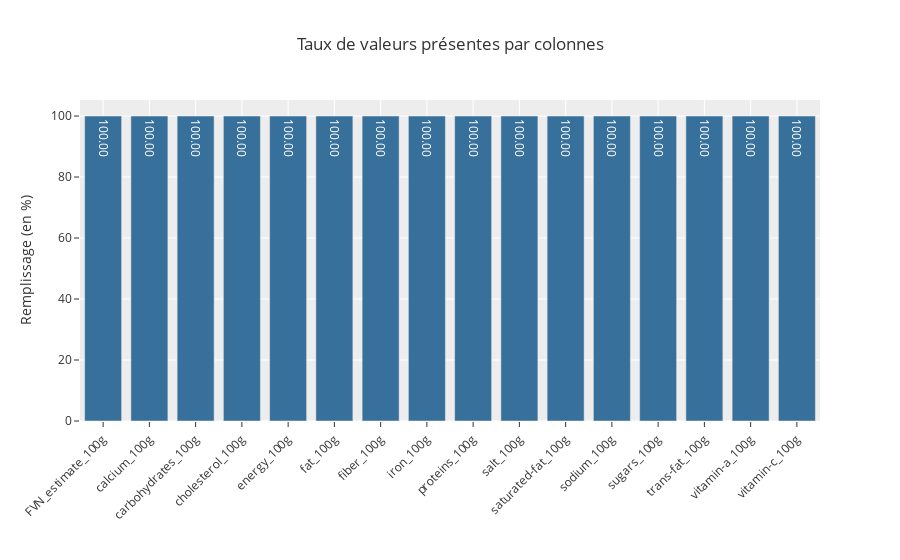

The notebook cell saved with this chart:
### Code cell
fill_ratio_df = pd.DataFrame(fill_ratio, columns=["fill_rate"])

fig = px.bar(fill_ratio_df, y="fill_rate", 
             width=1000,
             height=700,
             color='fill_rate', 
             title="Taux de valeurs présentes par colonnes",
             labels={
                "fill_rate": "Remplissage (en %)",
                "index": "",
                },
             template='ggplot2',
             text=[f"{x:.2f}" for x in fill_ratio_df.fill_rate],
            )

fig.update_coloraxes(showscale=False)
fig.update_xaxes(tickangle = -45)
fig.show()

### Figure 1 — Plotly figure (JSON) as saved in the notebook; plotly's stock layout.template omitted (floating-point values rounded to 4 significant figures)
{"data": [{"alignmentgroup": "True", "hovertemplate": "=%{x}<br>Remplissage (en %)=%{marker.color}<br>text=%{text}<extra></extra>", "legendgroup": "", "marker": {"color": [100, 100, 100, 100, 100, 100, 100, 100, 100, 100, 100, 100, 100, 100, 100, 100], "coloraxis": "coloraxis", "pattern": {"shape": ""}}, "name": "", "offsetgroup": "", "orientation": "v", "showlegend": false, "text": ["100.00", "100.00", "100.00", "100.00", "100.00", "100.00", "100.00", "100.00", "100.00", "100.00", "100.00", "100.00", "100.00", "100.00", "100.00", "100.00"], "textposition": "auto", "type": "bar", "x": ["FVN_estimate_100g", "calcium_100g", "carbohydrates_100g", "cholesterol_100g", "energy_100g", "fat_100g", "fiber_100g", "iron_100g", "proteins_100g", "salt_100g", "saturated-fat_100g", "sodium_100g", "sugars_100g", "trans-fat_100g", "vitamin-a_100g", "vitamin-c_100g"], "xaxis": "x", "y": [100, 100, 100, 100, 100, 100, 100, 100, 100, 100, 100, 100, 100, 100, 100, 100], "yaxis": "y"}], "layout": {"autosize": true, "barmode": "relative", "coloraxis": {"colorbar": {"title": {"text": "Remplissage (en %)"}}, "colorscale": [[0, "rgb(20,44,66)"], [1, "rgb(90,179,244)"]], "showscale": false}, "legend": {"tracegroupgap": 0}, "title": {"text": "Taux de valeurs présentes par colonnes"}, "xaxis": {"anchor": "y", "autorange": true, "domain": [0, 1], "range": [-0.5, 15.5], "tickangle": -45, "title": {"text": ""}, "type": "category"}, "yaxis": {"anchor": "x", "autorange": true, "domain": [0, 1], "range": [0, 105.3], "title": {"text": "Remplissage (en %)"}, "type": "linear"}}}
